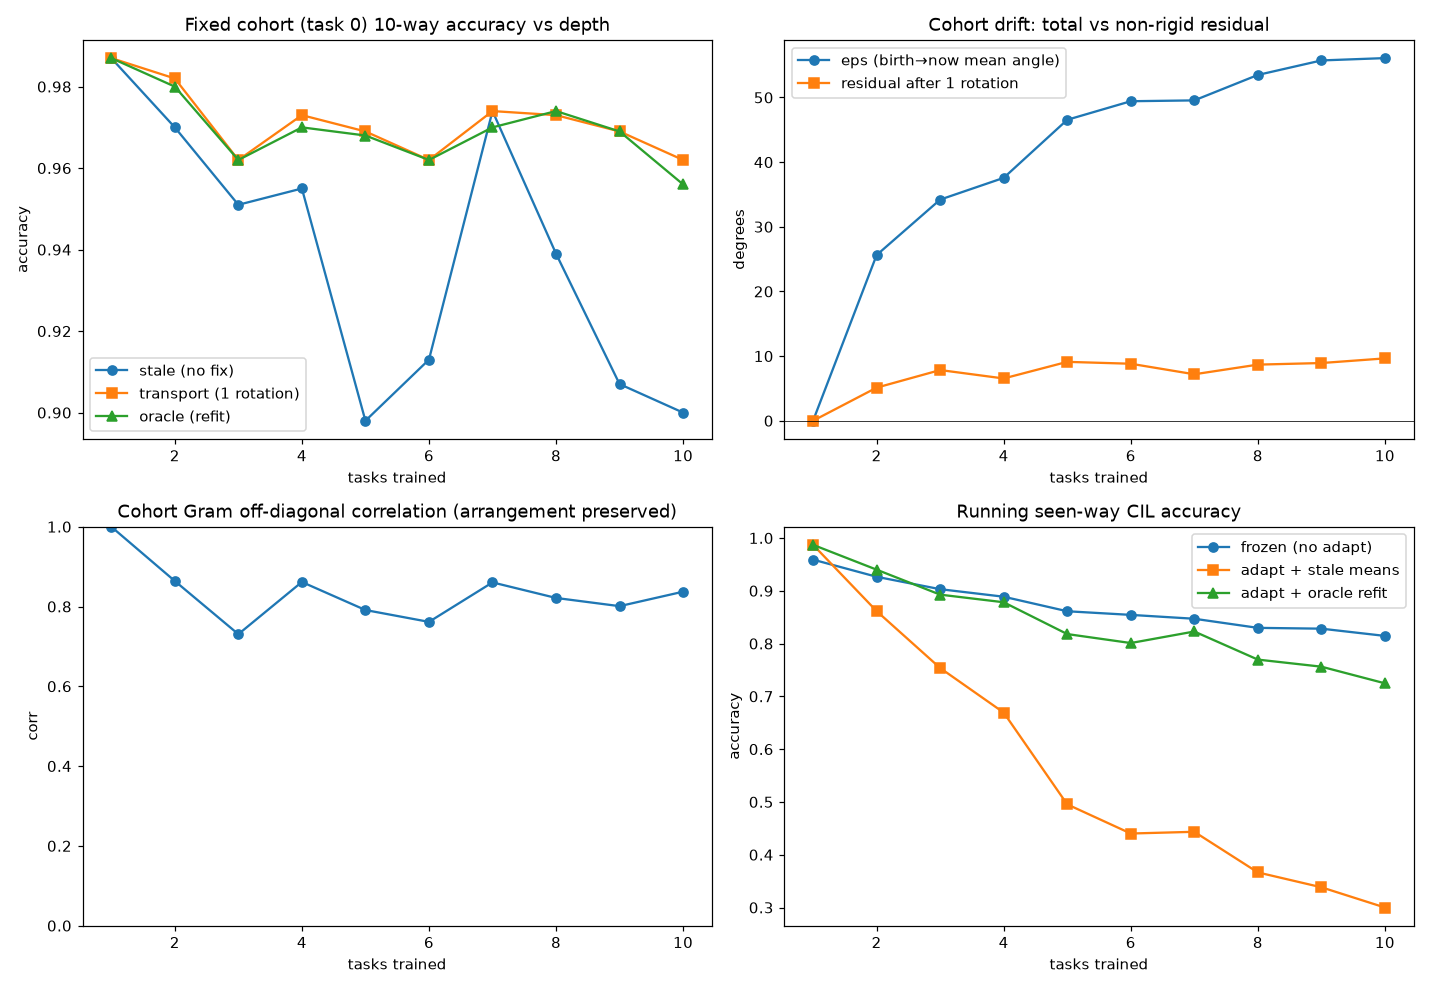

This chart was generated by the following Python code:
"""
crux_sweep.py — does "drift is a benign coherent rotation" survive DEPTH?

10-task sequential CIL on CIFAR-100 (10 classes/task, shared LoRA adapter that is
continually reshaped each task = the drift generator). At every step we measure:

  FIXED COHORT (task 0, tracked for all 9 later adaptations, birth frame = phi_1):
    - eps        : birth->current class-mean angle (cumulative drift)
    - rigidity   : Procrustes residual + residual class-drift after removing one R
    - Gram corr  : is the class arrangement preserved?
    - accuracy   : stale birth means / global-rotation transport / oracle refit

  RUNNING seen-way CIL accuracy (all classes seen so far):
    - frozen     : never adapt (SOTA-ish regime), means & queries in phi_0
    - stale      : adapt, store means at birth, classify current queries (no fix)
    - oracle     : adapt, refit all means in the current frame (needs old data)

If cohort stale ~ oracle and rigidity stays high across 10 steps -> coherent-rotation
thesis holds, drift correction is cheap/unnecessary. If they diverge with depth ->
idea 1 (rigid-constrained transport) is a real, needed method.
"""
import numpy as np
import torch
import torch.nn as nn
from torch.utils.data import DataLoader, Subset
from torchvision import datasets
import timm
from timm.data import resolve_model_data_config, create_transform
import matplotlib
matplotlib.use("Agg")
import matplotlib.pyplot as plt

from backbone import load_backbone, freeze_non_lora, get_lora_params

SEED = 0
torch.manual_seed(SEED); np.random.seed(SEED)
DEV = "cuda"
MODEL = "vit_base_patch16_224.augreg2_in21k_ft_in1k"  # orig_in21k CDN blocked; same arch/norm
N_TASKS = 10
CPT = 10                 # classes per task
EPOCHS = 4
LR = 1e-4
BS = 128
N_TR = 128               # train samples/class used for means + Procrustes (fixed indices)

rng = np.random.default_rng(SEED)
ORDER = rng.permutation(100)
TASKS = [ORDER[i * CPT:(i + 1) * CPT] for i in range(N_TASKS)]

TF = create_transform(**resolve_model_data_config(
    timm.create_model(MODEL, pretrained=False, num_classes=0)), is_training=False)

TRAIN = datasets.CIFAR100("./data", train=True,  download=False, transform=TF)
TEST  = datasets.CIFAR100("./data", train=False, download=False, transform=TF)
TR_Y = np.array(TRAIN.targets); TE_Y = np.array(TEST.targets)
# fixed per-class index lists (deterministic row-alignment across frames)
TR_IDX = {c: np.where(TR_Y == c)[0][:N_TR] for c in range(100)}
TE_IDX = {c: np.where(TE_Y == c)[0]        for c in range(100)}


@torch.no_grad()
def feats(model, ds, idx):
    model.eval()
    loader = DataLoader(Subset(ds, idx.tolist()), batch_size=256, shuffle=False,
                        num_workers=8, pin_memory=True)
    out = []
    with torch.autocast("cuda", dtype=torch.bfloat16):
        for imgs, _ in loader:
            out.append(model(imgs.to(DEV, non_blocking=True)).float().cpu().numpy())
    return np.concatenate(out, 0)


def unit(X):
    return X / (np.linalg.norm(X, axis=1, keepdims=True) + 1e-12)


def mean_of(F):
    return unit(unit(F).mean(0, keepdims=True))[0]


def acc(query_by_c, means_by_c, classes):
    """NCM over `classes`: query_by_c[c] (N,D), means_by_c[c] (D,)."""
    classes = np.asarray(classes)
    M = np.stack([means_by_c[c] for c in classes])
    tot = corr = 0
    for c in classes:
        q = unit(query_by_c[c])
        pred = classes[np.argmax(q @ M.T, axis=1)]
        corr += int((pred == c).sum()); tot += len(q)
    return corr / tot


def deg(cos):
    return float(np.degrees(np.arccos(np.clip(cos, -1, 1))))


# ---- frozen phi_0 reference (base weights == adaptive model before training) ----
print("=== extracting frozen phi_0 reference (all 100 classes) ===")
frozen = load_backbone(MODEL, pretrained=True, num_classes=0, device=DEV)
F0_te = {c: feats(frozen, TEST,  TE_IDX[c]) for c in range(100)}
F0_tr = {c: feats(frozen, TRAIN, TR_IDX[c]) for c in range(100)}
frozen_mean = {c: mean_of(F0_tr[c]) for c in range(100)}
del frozen; torch.cuda.empty_cache()

# ---- adaptive model: one shared LoRA adapter, reshaped every task ----
model = load_backbone(MODEL, pretrained=True, num_classes=0, device=DEV,
                      lora_rank=32, lora_alpha=4.0, lora_config="task_shared")
freeze_non_lora(model)
lora_params = list(get_lora_params(model))

birth_mean = {}                          # class -> mean at its birth frame
COHORT = list(TASKS[0])                  # tracked forever; birth frame = phi_1
cohort_birth = {}                        # phi_1 test feats + train feats + means
hist = {k: [] for k in ("eps", "rigid_resid", "rigid_deg", "gram_corr",
                        "coh_stale", "coh_transport", "coh_oracle",
                        "seen_frozen", "seen_stale", "seen_oracle", "new_acc")}

for t in range(N_TASKS):
    cls = list(TASKS[t])
    # ---- train shared LoRA + fresh head on THIS task's 10 classes ----
    remap = {c: i for i, c in enumerate(cls)}
    tr_idx = np.concatenate([np.where(TR_Y == c)[0] for c in cls])
    loader = DataLoader(Subset(TRAIN, tr_idx.tolist()), batch_size=BS, shuffle=True,
                        num_workers=8, pin_memory=True)
    head = nn.Linear(768, CPT).to(DEV)
    opt = torch.optim.AdamW(lora_params + list(head.parameters()), lr=LR, weight_decay=1e-4)
    lossf = nn.CrossEntropyLoss()
    model.train()
    for ep in range(EPOCHS):
        c_ok = n = 0
        for imgs, labels in loader:
            imgs = imgs.to(DEV, non_blocking=True)
            y = torch.tensor([remap[int(l)] for l in labels], device=DEV)
            with torch.autocast("cuda", dtype=torch.bfloat16):
                logits = head(model(imgs).float()); loss = lossf(logits, y)
            opt.zero_grad(); loss.backward(); opt.step()
            c_ok += int((logits.argmax(1) == y).sum()); n += len(y)
    new_acc = c_ok / n                          # this task's train acc (adaptation sanity)

    # ---- current frame phi_{t+1}: extract all seen ----
    seen = [c for tk in TASKS[:t + 1] for c in tk]
    te_cur = {c: feats(model, TEST,  TE_IDX[c]) for c in seen}
    tr_cur = {c: feats(model, TRAIN, TR_IDX[c]) for c in seen}
    oracle_mean = {c: mean_of(tr_cur[c]) for c in seen}
    for c in cls:                                # newly-born classes: store birth means
        birth_mean[c] = oracle_mean[c]
    if t == 0:                                   # freeze the cohort birth frame
        cohort_birth = {"te": {c: te_cur[c].copy() for c in COHORT},
                        "tr": {c: tr_cur[c].copy() for c in COHORT},
                        "mean": {c: oracle_mean[c] for c in COHORT}}

    # ---- seen-way CIL accuracy ----
    seen_frozen = acc(F0_te,  frozen_mean, seen)      # never adapted
    seen_stale  = acc(te_cur, birth_mean,  seen)      # adapt, birth means, no fix
    seen_oracle = acc(te_cur, oracle_mean, seen)      # adapt, refit means

    # ---- fixed-cohort diagnostics (drift phi_1 -> phi_{t+1}) ----
    A = unit(np.concatenate([tr_cur[c]           for c in COHORT]))  # current frame
    B = unit(np.concatenate([cohort_birth["tr"][c] for c in COHORT]))  # birth frame (aligned rows)
    U, _, Vt = np.linalg.svd(A.T @ B); R = U @ Vt                     # phi_{t+1} -> phi_1
    rigid_resid = float(np.linalg.norm(A @ R - B) / np.linalg.norm(B))
    eps = np.mean([deg(cohort_birth["mean"][c] @ oracle_mean[c]) for c in COHORT])
    eps_resid = np.mean([deg(cohort_birth["mean"][c] @ unit((oracle_mean[c] @ R)[None])[0])
                         for c in COHORT])
    M0 = np.stack([cohort_birth["mean"][c] for c in COHORT])
    M1 = np.stack([oracle_mean[c]          for c in COHORT])
    G0, G1 = M0 @ M0.T, M1 @ M1.T
    off = ~np.eye(len(COHORT), dtype=bool)
    gram_corr = float(np.corrcoef(G0[off], G1[off])[0, 1])

    coh_stale     = acc(te_cur, cohort_birth["mean"], COHORT)
    coh_oracle    = acc(te_cur, oracle_mean,          COHORT)
    te_rot = {c: te_cur[c] @ R for c in COHORT}                        # query -> birth frame
    coh_transport = acc(te_rot, cohort_birth["mean"], COHORT)

    for k, v in dict(eps=eps, rigid_resid=rigid_resid, rigid_deg=eps_resid,
                     gram_corr=gram_corr, coh_stale=coh_stale,
                     coh_transport=coh_transport, coh_oracle=coh_oracle,
                     seen_frozen=seen_frozen, seen_stale=seen_stale,
                     seen_oracle=seen_oracle, new_acc=new_acc).items():
        hist[k].append(v)

    print(f"[t={t}] seen={len(seen):3d}  newAcc {new_acc:.3f} | "
          f"COHORT eps {eps:5.1f}° rigid {100*(1-eps_resid/max(eps,1e-6)):4.0f}% "
          f"gram {gram_corr:.2f} | stale {coh_stale:.3f} transp {coh_transport:.3f} "
          f"orac {coh_oracle:.3f} | SEEN froz {seen_frozen:.3f} stale {seen_stale:.3f} "
          f"orac {seen_oracle:.3f}")

# ============================ REPORT + PLOT ================================
np.savez("crux_sweep_hist.npz", **{k: np.array(v) for k, v in hist.items()},
         order=ORDER)
steps = np.arange(1, N_TASKS + 1)
print("\n" + "=" * 72)
print("FINAL (after 10 tasks, 100-way):")
print(f"  seen-way  frozen {hist['seen_frozen'][-1]:.4f} | "
      f"stale {hist['seen_stale'][-1]:.4f} | oracle {hist['seen_oracle'][-1]:.4f}")
print(f"  cohort    stale  {hist['coh_stale'][-1]:.4f} | "
      f"transport {hist['coh_transport'][-1]:.4f} | oracle {hist['coh_oracle'][-1]:.4f}")
print(f"  cohort drift eps {hist['eps'][-1]:.1f}°  rigidity "
      f"{100*(1-hist['rigid_deg'][-1]/max(hist['eps'][-1],1e-6)):.0f}%  "
      f"gram-corr {hist['gram_corr'][-1]:.2f}")
print("=" * 72)

fig, ax = plt.subplots(2, 2, figsize=(13, 9))
ax[0, 0].plot(steps, hist["coh_stale"], "o-", label="stale (no fix)")
ax[0, 0].plot(steps, hist["coh_transport"], "s-", label="transport (1 rotation)")
ax[0, 0].plot(steps, hist["coh_oracle"], "^-", label="oracle (refit)")
ax[0, 0].set_title("Fixed cohort (task 0) 10-way accuracy vs depth")
ax[0, 0].set_xlabel("tasks trained"); ax[0, 0].set_ylabel("accuracy"); ax[0, 0].legend()

ax[0, 1].plot(steps, hist["eps"], "o-", label="eps (birth→now mean angle)")
ax[0, 1].plot(steps, hist["rigid_deg"], "s-", label="residual after 1 rotation")
ax[0, 1].axhline(0, color="k", lw=.5)
ax[0, 1].set_title("Cohort drift: total vs non-rigid residual")
ax[0, 1].set_xlabel("tasks trained"); ax[0, 1].set_ylabel("degrees"); ax[0, 1].legend()

ax[1, 0].plot(steps, hist["gram_corr"], "o-")
ax[1, 0].set_title("Cohort Gram off-diagonal correlation (arrangement preserved)")
ax[1, 0].set_xlabel("tasks trained"); ax[1, 0].set_ylabel("corr"); ax[1, 0].set_ylim(0, 1)

ax[1, 1].plot(steps, hist["seen_frozen"], "o-", label="frozen (no adapt)")
ax[1, 1].plot(steps, hist["seen_stale"], "s-", label="adapt + stale means")
ax[1, 1].plot(steps, hist["seen_oracle"], "^-", label="adapt + oracle refit")
ax[1, 1].set_title("Running seen-way CIL accuracy")
ax[1, 1].set_xlabel("tasks trained"); ax[1, 1].set_ylabel("accuracy"); ax[1, 1].legend()
plt.tight_layout(); plt.savefig("crux_sweep.png", dpi=110)
print("saved crux_sweep.png and crux_sweep_hist.npz")
